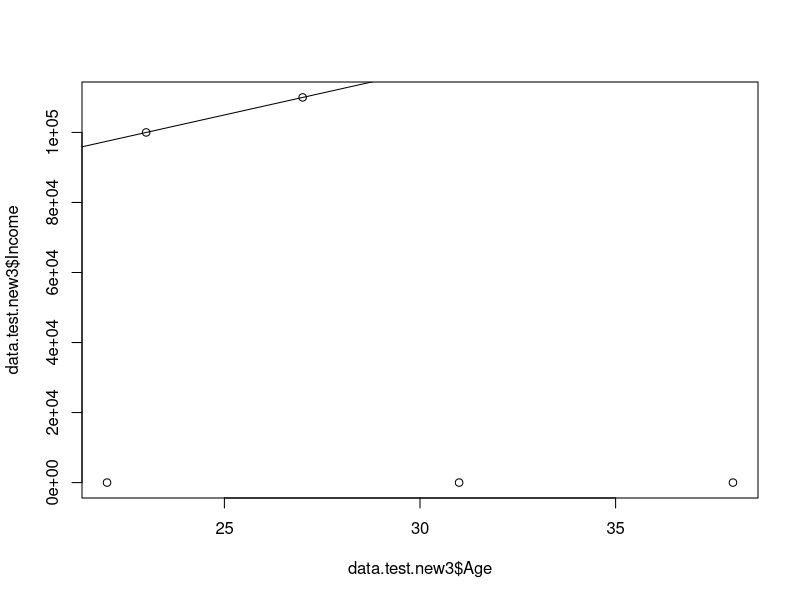

Here is the R script that generated this plot:
## ---- chunk 1
#CHUNK 1
data.test <- data.frame(Name = c("John", "Amy", "", "Jordan", "Kate"),
                        Age = c(23, 22, 38, 31, NA),
                        Religion = c("Christian", "", "Atheist", "Islam", "Islam"),
                        Income = c(100000, -1, -1, -1, -110000))

data.test
## ---- chunk 2
#CHUNK 2
#Get a true/false list of all rows with NA
na.check <- is.na(data.test$Age) # Note we are only checking the Age column
na.check
## ---- chunk 3
#CHUNK 3
#Negate the list
not.na <- !na.check
not.na
## ---- chunk 4
#CHUNK 4
#Select only those rows in the original dataframe that are not NA
data.test.new <- data.test[not.na,] # [(row selection), (column selection)] = [not.na, (blank)] - blank means "all"
data.test.new
## ---- chunk 5
#CHUNK 5
#Work out which columns we want to keep
allCols <- colnames(data.test)
drop <- c("Income")
keep <- setdiff(allCols, drop)
keep
## ---- chunk 6
#CHUNK 6
#Select only those columns that you want to keep
data.test.new2 <- data.test.new[,keep]  # [(row selection), (column selection)] = [(blank), keep] - blank means "all"
data.test.new2
## ---- chunk 7
#CHUNK 7
data.test.new <- data.test[!is.na(data.test$Age),setdiff(colnames(data.test),c("Income"))]
data.test.new
## ---- chunk 8
#CHUNK 8
data.test <- data.frame(Name = c("John", "Amy", "", "Jordan", "Kate"),
                        Age = c(23, 22, 38, 31, NA),
                        Religion = c("Christian", "", "Atheist", "Islam", "Islam"),
                        Income = c(100000, -1, -1, -1, 110000))

data.test
## ---- chunk 9
#CHUNK 9
data.test.new2 <- data.test # make a copy so we can make changes without affecting the original
#Replace NA values in the age column with the median
#First, calculate the median (ignoring NAs):
age.median <- median(data.test.new2$Age, na.rm = TRUE) #na.rm = TRUE means ignore NAs when calculating the value
#Second, replace NAs with the calculated median (we saw how to select NAs above)
data.test.new2$Age[is.na(data.test.new2$Age)] <- age.median  # Make sure you understand how this code works
data.test.new2
## ---- chunk 10
#CHUNK 10
#Replace missing value in the religion column with random values
#First, count the missing values
counts <- as.data.frame(table(data.test.new2$Religion))
counts
numMissing <- counts$Freq[counts$Var1 == ""]
numMissing

#Second, specify the distribution to generate samples from (note that we can use the frequency column as "weights," but need to get rid of the missing value as we don't want to generate new ones)
counts.notMissing <- counts[counts$Var1 != "", ]
counts.notMissing

#Third, replace missing values using random samples from the distribution
data.test.new2$Religion[data.test.new2$Religion == ""] <- as.character(
    sample(x = counts.notMissing$Var1, # The names of the religions
  size = numMissing, # Number we need to generate to replace all missings
  replace = TRUE, # Sample with replacement
  prob = counts.notMissing$Freq) # The weights given by the frequency column in the counts table
)

data.test.new2

## ---- chunk 11
#CHUNK 11


## ---- chunk 12
#CHUNK 12
#Replace missing values in Income column with the mean
#Firxt, calculate the mean
m <- mean(data.test$Income[data.test.new2$Income != -1])
#Second, replace missing with the mean
data.test.new2$Income[data.test.new2$Income == -1] <- m
data.test.new2
## ---- chunk 13
#CHUNK 13


## ---- chunk 14
#CHUNK 14
#Set up the data so missing values in age are filled in (for simplicity)
data.test.new3 <- data.test
data.test.new3$Age[is.na(data.test.new3$Age)] <- median(data.test.new3$Age, na.rm = TRUE)
data.test.new3
## ---- chunk 15
#CHUNK 15
#Fit a model for predicting income using Age 
model <- lm("Income~Age", data = data.test.new3[data.test.new3$Income != -1,])
summary(model)

plot(data.test.new3$Age,data.test.new3$Income)
abline(model)
## ---- chunk 16
#CHUNK 16
#Use our model to predict values for the missing values in the Income column
data.test.new3$Income[data.test.new3$Income == -1] <- predict(model, newdata = data.test.new3[data.test.new3$Income == -1, ])
data.test.new3
